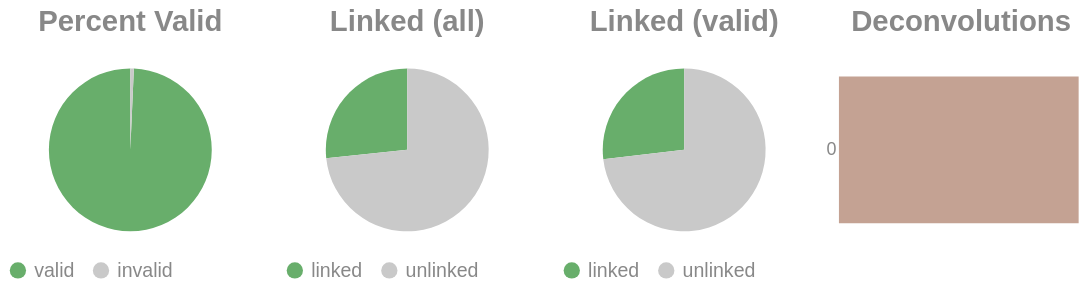

Source (notebook cell):
### Code cell
if SKIPLR:
    pass
else:
    clash = Counter()
    for i in valids['molecule'].to_list():
        _mol = i.split("-")
        if len(_mol) == 1:
            clash.update('0')
        else:
            clash.update(_mol[-1])

    _d = {"deconvolutions": [], 'count': []}
    for k,v in clash.items():
        _d['deconvolutions'].append(k)
        _d['count'].append(v)

    tot_valid = valids['reads'].sum()
    mask = valids['reads'] >= 2
    n_linked_reads = valids.filter(mask)['reads'].sum()
    if n_linked_reads == 0:
        print_html("No linked molecules (>=2 reads) were detected; skipping linked-only distributions.")
        SKIPLR = True
    else:
        perc_valid = round(tot_valid / n_reads, 4)
        linked_perc_abs = round(n_linked_reads / n_reads, 4)
        linked_perc = round(n_linked_reads / tot_valid, 4)

    _valid = pl.DataFrame({"valids": ['valid', 'invalid'], "count": [tot_valid, n_reads - tot_valid]})
    _linked_abs = pl.DataFrame({"linked (absolute)": ['linked', 'unlinked'], "count": [n_linked_reads, n_reads - n_linked_reads]})
    _linked_rel = pl.DataFrame({"linked (valids)": ['linked', 'unlinked'], "count": [n_linked_reads, tot_valid - n_linked_reads]})

    (
        alt.hconcat(
            piechart(_valid, goodval = 'valid', title = "Percent Valid"),
            piechart(_linked_abs, goodval = "linked", title =  "Linked (all)"),
            piechart(_linked_rel, goodval = "linked", title =  "Linked (valid)"),
            convolutionbar(pl.DataFrame(_d), title = "Deconvolutions"),
            center = True,
            bounds = 'flush'
        )
        .resolve_scale(color='independent')
        .resolve_legend('independent')
        .properties(usermeta={'embedOptions': {"actions": False}})
    ).display()

### Figure 1 — Vega-Lite specification as saved in the notebook (floating-point values rounded to 4 significant figures)
{"width": "container", "height": 400, "config": {"title": {"anchor": "start", "dy": -15, "fontSize": 18, "color": "#888888", "subtitleColor": "#888888", "subtitleFontSize": 14}, "arc": {"fill": "#0072B2"}, "axis": {"domainColor": "#888888", "domainWidth": 0.5, "gridWidth": 0.2, "grid": false, "titleFontWeight": 400, "titleFontSize": 15, "labelFontSize": 11, "labelColor": "#888888", "tickColor": "#888888", "tickWidth": 0.2, "titleColor": "#888888"}, "axisBand": {"grid": false}, "axisX": {"grid": true, "tickSize": 10, "domainCap": "round"}, "axisY": {"domain": false, "grid": true, "tickSize": 0, "domainCap": "round"}, "background": "transparent", "header": {"labelFontSize": 15, "labelColor": "#888888", "titleFontSize": 15, "titleFontWeight": 600, "titleColor": "#888888"}, "legend": {"labelFont": "sans-serif", "labelFontSize": 12, "labelColor": "#888888", "symbolSize": 100, "symbolType": "circle", "titleFontSize": 12, "titlePadding": 10, "titleColor": "#888888", "title": null}, "range": {"category": ["#E69F00", "#56B4E9", "#009E73", "#F0E442", "#0072B2", "#D55E00", "#CC79A7", "#000000"], "diverging": ["#cfe8f3", "#a2d4ec", "#73bfe2", "#46abdb", "#1696d2", "#12719e"]}, "area": {"fill": "#0072B2", "fillOpacity": 0.7, "line": true, "strokeOpacity": 0.7}, "line": {"color": "#0072B2", "stroke": "#0072B2", "strokeWidth": 2}, "trail": {"color": "#0072B2", "stroke": "#0072B2", "strokeWidth": 0, "size": 1}, "point": {"filled": true, "fillOpacity": 1.0, "size": 95}, "text": {"color": "#888888", "fontSize": 11, "align": "right", "fontWeight": 400, "size": 11}, "bar": {"fill": "#0072B2", "stroke": null}, "view": {"stroke": null, "continuousWidth": 660, "continuousHeight": 400}}, "hconcat": [{"data": {"name": "data-54e97b0827fc6d32610ecc2b83b8173b"}, "mark": {"type": "arc"}, "encoding": {"color": {"field": "valids", "legend": {"orient": "bottom", "title": null}, "scale": {"domain": ["valid", "invalid"], "range": ["#68ae6b", "#C9C9C9"]}, "title": "Valids", "type": "nominal"}, "theta": {"field": "count", "type": "quantitative"}, "tooltip": [{"field": "valids", "title": "Valids", "type": "ordinal"}, {"field": "percent", "format": ".2%", "title": "Percent", "type": "quantitative"}, {"field": "count", "title": "Count", "type": "quantitative"}]}, "height": 100, "title": {"text": "Percent Valid", "align": "center", "anchor": "middle"}, "transform": [{"calculate": "datum.count / 6427830", "as": "percent"}], "width": 150}, {"data": {"name": "data-e4a2b7a644b7de84c9b1445849e31cb2"}, "mark": {"type": "arc"}, "encoding": {"color": {"field": "linked (absolute)", "legend": {"orient": "bottom", "title": null}, "scale": {"domain": ["linked", "unlinked"], "range": ["#68ae6b", "#C9C9C9"]}, "title": "Linked (Absolute)", "type": "nominal"}, "theta": {"field": "count", "type": "quantitative"}, "tooltip": [{"field": "linked (absolute)", "title": "Linked (Absolute)", "type": "ordinal"}, {"field": "percent", "format": ".2%", "title": "Percent", "type": "quantitative"}, {"field": "count", "title": "Count", "type": "quantitative"}]}, "height": 100, "title": {"text": "Linked (all)", "align": "center", "anchor": "middle"}, "transform": [{"calculate": "datum.count / 6427830", "as": "percent"}], "width": 150}, {"data": {"name": "data-6e26bc89aa222d2e79a0f041373ab7b9"}, "mark": {"type": "arc"}, "encoding": {"color": {"field": "linked (valids)", "legend": {"orient": "bottom", "title": null}, "scale": {"domain": ["linked", "unlinked"], "range": ["#68ae6b", "#C9C9C9"]}, "title": "Linked (Valids)", "type": "nominal"}, "theta": {"field": "count", "type": "quantitative"}, "tooltip": [{"field": "linked (valids)", "title": "Linked (Valids)", "type": "ordinal"}, {"field": "percent", "format": ".2%", "title": "Percent", "type": "quantitative"}, {"field": "count", "title": "Count", "type": "quantitative"}]}, "height": 100, "title": {"text": "Linked (valid)", "align": "center", "anchor": "middle"}, "transform": [{"calculate": "datum.count / 6383198", "as": "percent"}], "width": 150}, {"data": {"name": "data-bdfc2f147dc92f6c6c9b87e00af61107"}, "mark": {"type": "bar"}, "encoding": {"color": {"field": "deconvolutions", "legend": null, "scale": {"scheme": "lightgreyred"}, "type": "nominal"}, "tooltip": [{"field": "deconvolutions", "title": "Deconvolutions", "type": "ordinal"}, {"field": "percent", "format": ".2%", "title": "Percent", "type": "quantitative"}, {"field": "count", "title": "Count", "type": "quantitative"}], "x": {"axis": null, "field": "count", "type": "quantitative"}, "y": {"field": "deconvolutions", "sort": "ascending", "title": null, "type": "nominal"}}, "height": 100, "title": {"text": "Deconvolutions", "align": "center", "anchor": "middle"}, "transform": [{"calculate": "datum.count / 5395599", "as": "percent"}], "width": 150}], "bounds": "flush", "center": true, "resolve": {"legend": {"angle": "independent"}, "scale": {"color": "independent"}}, "usermeta": {"embedOptions": {"actions": false}}, "$schema": "https://vega.github.io/schema/vega-lite/v6.1.0.json", "datasets": {"data-54e97b0827fc6d32610ecc2b83b8173b": [{"valids": "valid", "count": 6383198}, {"valids": "invalid", "count": 44632}], "data-e4a2b7a644b7de84c9b1445849e31cb2": [{"linked (absolute)": "linked", "count": 1712371}, {"linked (absolute)": "unlinked", "count": 4715459}], "data-6e26bc89aa222d2e79a0f041373ab7b9": [{"linked (valids)": "linked", "count": 1712371}, {"linked (valids)": "unlinked", "count": 4670827}], "data-bdfc2f147dc92f6c6c9b87e00af61107": [{"deconvolutions": "0", "count": 5395599}]}}
